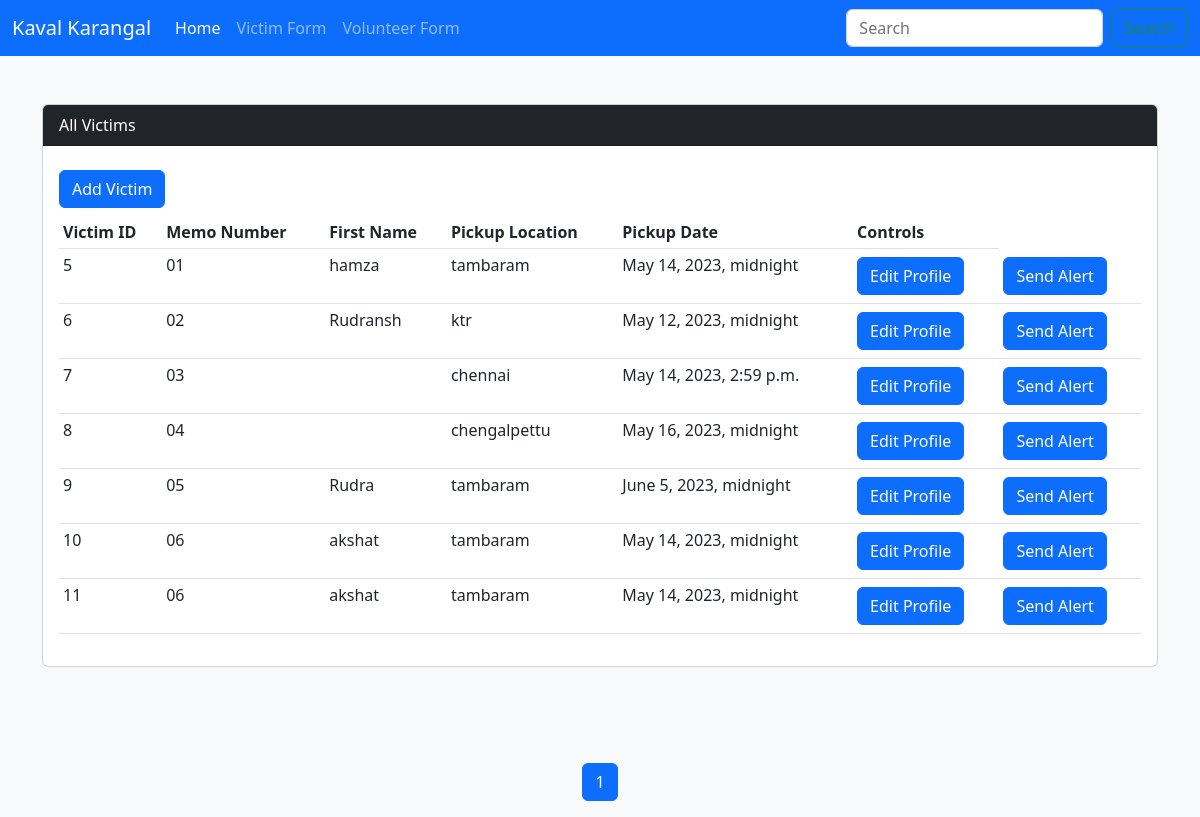
Before: /victims/index with the older database file.
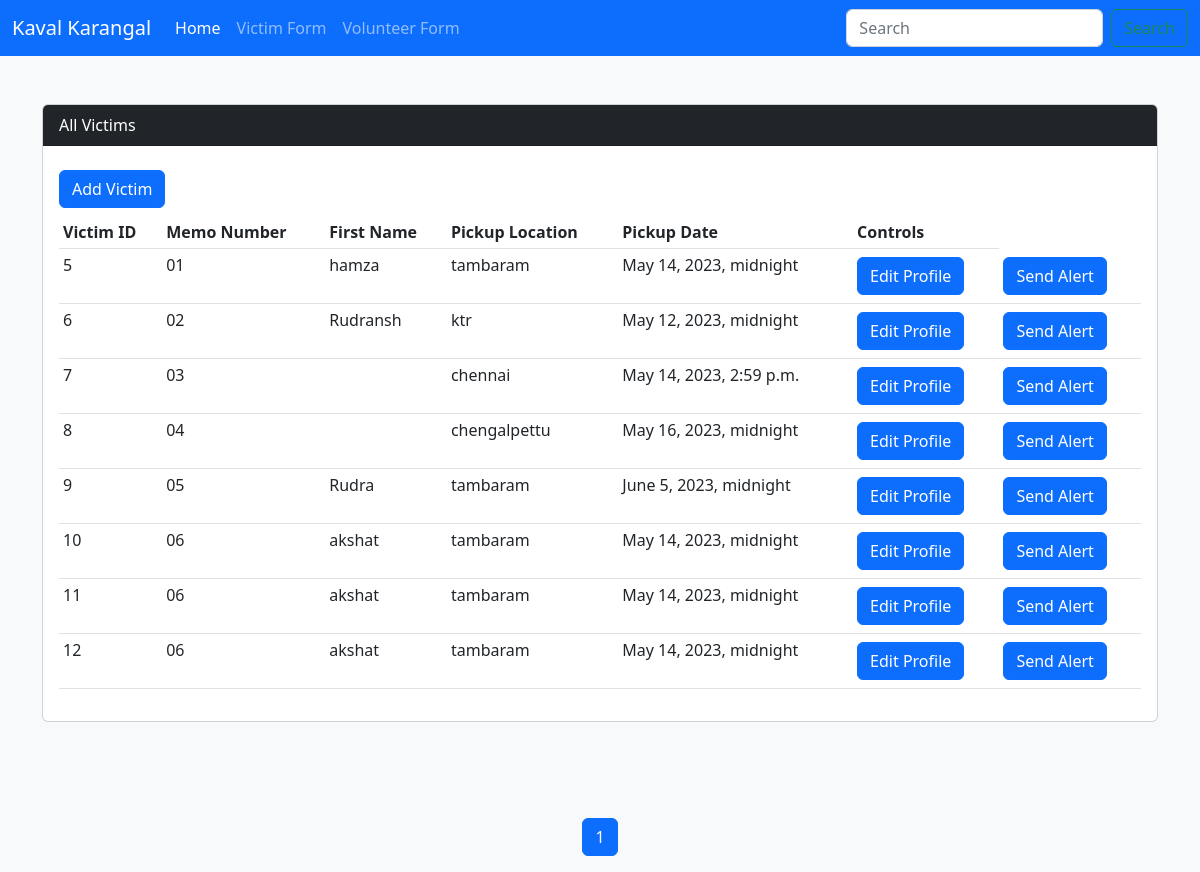
After: the same page with the newer database file.
### victims/models.py (models this page shows, shortened)
class All_profiles(models.Model):
    GENDER_LISTS=(
        ('MALE','MALE'),
        ('FEMALE','FEMALE'),
        ('OTHER','OTHER')
    )
    memo_no = models.CharField(max_length=50,default="",blank =True)
    first_name = models.CharField(max_length=50,default="",blank=True)
    last_name = models.CharField(max_length=50, default="", blank=True)
    age = models.IntegerField()
    gender = models.CharField(max_length=20,choices=GENDER_LISTS)
    ngo_assigned = models.CharField(max_length=100,default="",blank=True)
    description = models.CharField(max_length=1000)
    pickup_location = models.CharField(max_length=1000, default="", blank=True)
    pickup_date = models.DateTimeField()
    Image = models.ImageField(upload_to="victims/images",default="")
    class Meta:
        verbose_name = "All Profile"

### victims/views.py (the view)
# urls.py: path('', views.index),
def index(request):
    victims = All_profiles.objects.all().order_by('-id')
    p = Paginator(All_profiles.objects.all(),10)
    page = request.GET.get('page')
    victims_per_page = p.get_page(page)
    nums = "a" * victims_per_page.paginator.num_pages
    return render(request,"victims/index.html",{"victims":victims,'victims_per_page':victims_per_page,'nums' : nums})

### victims/templates/victims/index.html (shortened to what this page needs)
{% extends "layout/base.html" %}
{% block content %}
<div class="container my-5">
    <div class="card">
        <div class="card-header bg-dark text-white ">All Victims </div>
        <div class="card-body">
            <a class="btn btn-primary my-2" href="{% url 'victims:add' %}">Add Victim</a>
            <table class="table table-hover table-sm">
                <thead>
                    <tr>
                        <th>Victim ID</th>
                        <th>Memo Number</th>
                        <th>First Name</th>
                        <th>Pickup Location</th>
                        <th>Pickup Date</th>
                        <th>Controls</th>
                    </tr>
                </thead>
                <tbody>
                    {% for victim in victims_per_page %}
                    <tr>
                        <td>{{victim.id}}</td>
                        <td>{{victim.memo_no}}</td>
                        <td>{{victim.first_name}}</td>
                        <td>{{victim.pickup_location}}</td>
                        <td>{{victim.pickup_date }}</td>
                        <td> <a class="btn btn-primary my-1" href="{% url 'victims:update_view' victim.id %}">Edit Profile</a></td>
                        <td> <a class="btn btn-primary my-1" href="{% url 'victims:add' %}">Send Alert</a></td>
                    </tr>
                    {% endfor %}
                </tbody>
            </table>
        </div>
        </div>
    </div>
<br/></br/>
<nav aria-label="Page navigation example">
    <ul class="pagination justify-content-center">
{% for i in victims_per_page.paginator.page_range %}
{% if victims_per_page.number == i %}
<li class="page-item active"><span class="page-link">{{ i }}</span class="sr-only"></li>
{% elif i > victims_per_page.number|add:'-2' and i < victims_per_page.number|add:'2' %}
<li class="page-item"><a href="/victims/index?page={{ i }}" class="page-link">{{ i }}</a></li>
{% endif %}
{% endfor %}
</ul>
</nav>
{% endblock %}

Changed rows visible on the page:
added All_profiles: id "12", memo_no "06", first_name "akshat", pickup_location "tambaram", pickup_date "May 14, 2023, midnight"
